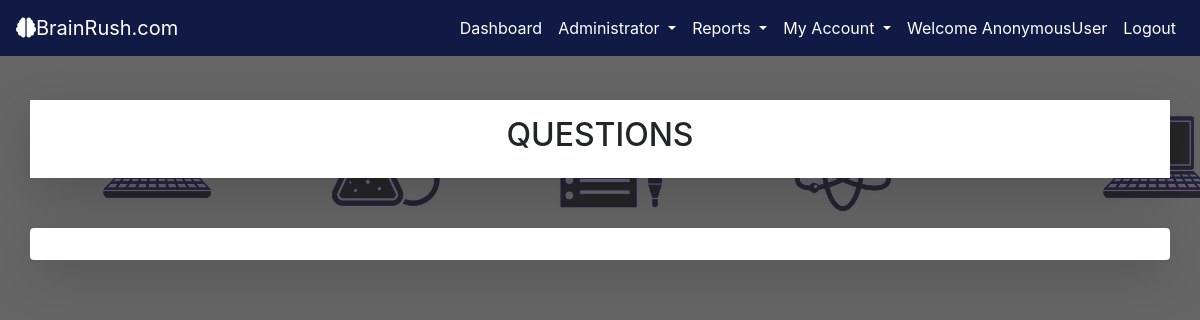
The page /tutor/heading_details/8/ on the database as committed earlier.
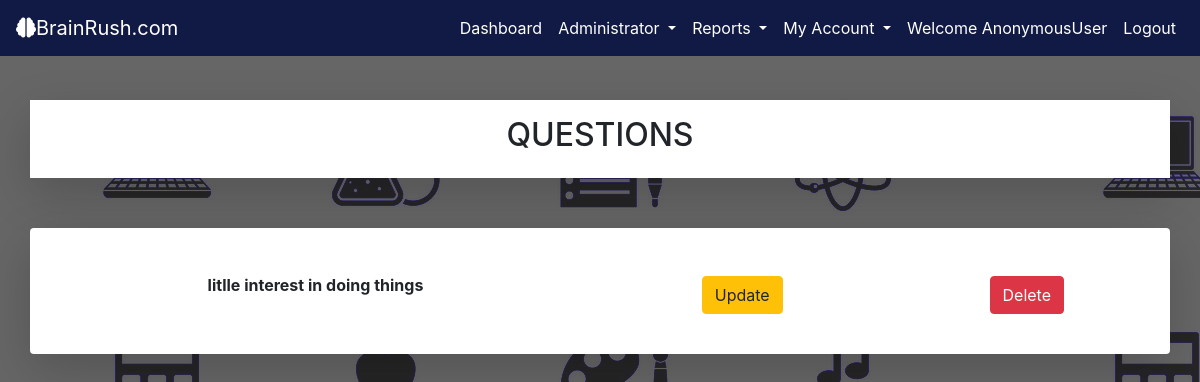
The same page on the database as committed later.
### tutor/models.py (models this page shows, shortened)
class Quest(models.Model):
    FullQuestion = models.CharField(max_length=100)
    option1 = models.CharField(max_length=30)
    option2 = models.CharField(max_length=30)
    option3 = models.CharField(max_length=30)
    option4 = models.CharField(max_length=30)
    answer = models.CharField(max_length=30)
    heading = models.ForeignKey(Heading,on_delete=models.CASCADE,default=None)
    marks  = models.IntegerField(default=0)

### tutor/views.py (the view)
# urls.py: path('heading_details/<int:id>/',views.heading_detail,name="headingdetails"),
def heading_detail(request,id):
    question = {'question_list' : Quest.objects.all().filter(heading = id)}
    return render(request,'tutor/heading_details.html',question)

### tutor/templates/tutor/heading_details.html
{% extends 'tutor/tutor_nav.html' %}
{% load static %}
{% block content %}
<body  style="background-image: linear-gradient(rgba(0,0,0,0.6),rgba(0,0,0,0.6)),url({% static 'images/subject.jpg' %}); width:100%; height: 1500px; ">
<div class="container  d-flex justify-content-center shadow-lg p-3 mb-5 bg-white"  style="margin-top: 100px;">
    <h2>QUESTIONS</h2>
</div>
<div class="container shadow-lg p-3 mb-5 bg-white rounded" style="margin-top: 50px;">
    {% for question in question_list %}
    <div class="row justify-content-center mt-4 mb-4">
        <div class="col-sm-6 d-flex justify-content-center mt-2">
            <h6><strong>{{question.FullQuestion}}</strong></h6>
        </div>
        <div class="col-sm-3 d-flex justify-content-center mt-2">
            <a href="{% url 'tutor:updatequestion' question.id %}" class="btn btn-warning" >Update</a>
        </div>
        <div class="col-sm-3 d-flex justify-content-center mt-2">
            <a href="{% url 'tutor:deletequestion' question.id %}" class="btn btn-danger" >Delete</a>
        </div>
    </div>
    {% endfor %}
</div>
</body>
{% endblock content %}

Rows that differ between the two databases and show on the page:
added Quest: FullQuestion "litlle interest in doing things"
